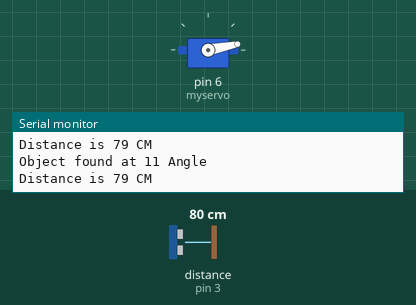
Simulated run of this sketch. Board: Arduino Uno, built with avr-gcc and run on an emulated ATmega328P. Parts: servo, the last lines printed to the serial monitor. Wiring (inferred from the names in the program): ultrasonic range finder: trigger pin 2; echo pin 3. Inputs (shaded band) come from the test bench; at power-on: distance to the obstacle (sensor on pin 3) 80 cm. The echo pulse lasts 58.3 µs per cm.

Above: at 1.2 s.
1.3 s: distance to the obstacle (sensor on pin 3) set to 35 cm
At 2.46 s:
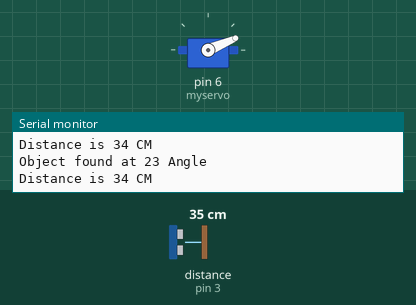
10.3 s: distance to the obstacle (sensor on pin 3) set to 60 cm
At 10.3 s:
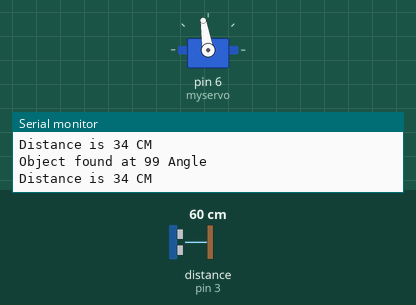
13.3 s: distance to the obstacle (sensor on pin 3) set to 18 cm
At 13.45 s:
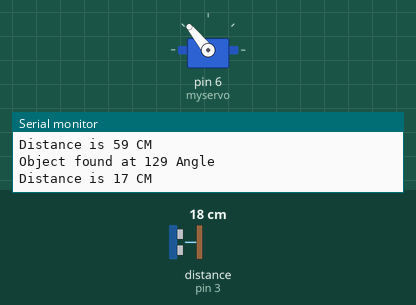
19.3 s: distance to the obstacle (sensor on pin 3) set to 299 cm
22.3 s: distance to the obstacle (sensor on pin 3) set to 2 cm
Timing chart, 0 to 26.3 s (numbered marks = the images above; inputs shaded):
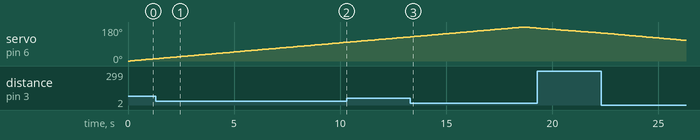

The sketch:

Ultrasonics_Radar.ino
```cpp
#include<Servo.h>

Servo myservo;
const int trig_pin = 2;
const int echo_pin = 3;
long duration, cm, inches, d;
int max_dist = 100;
void setup() {
  Serial.begin(9600);
  pinMode(trig_pin, OUTPUT);
  pinMode(echo_pin, INPUT);
  myservo.attach(6);
}
void loop() {
  for (int i = 0; i < 180; i++) {
    myservo.write(i);
    d = calculate_distance();
    cm = (d / 2) / 29.1;
    inches = (d / 2) / 74;
    if (cm <= max_dist) {
      Serial.print("Object found at ");
      Serial.print(i);
      Serial.println(" Angle");
      Serial.print("Distance is ");
      Serial.print(cm);
      Serial.println(" CM");
    }
    delay(100);
  }
  for (int i = 180; i > 0; i--) {
    myservo.write(i);
    d = calculate_distance();
    cm = (d / 2) / 29.1;
    inches = (d / 2) / 74;
    if (cm <= max_dist) {
      Serial.print("Object found at ");
      Serial.print(i);
      Serial.println(" Angle");
      Serial.print("Distance is ");
      Serial.print(cm);
      Serial.println(" CM");
    }
    delay(100);
  }
}
long calculate_distance() {
  digitalWrite(trig_pin, LOW);
  delayMicroseconds(5);
  digitalWrite(trig_pin, HIGH);
  delayMicroseconds(10);
  digitalWrite(trig_pin, LOW);
  pinMode(echo_pin, INPUT);
  duration = pulseIn(echo_pin, HIGH);
  return duration;
}
```
